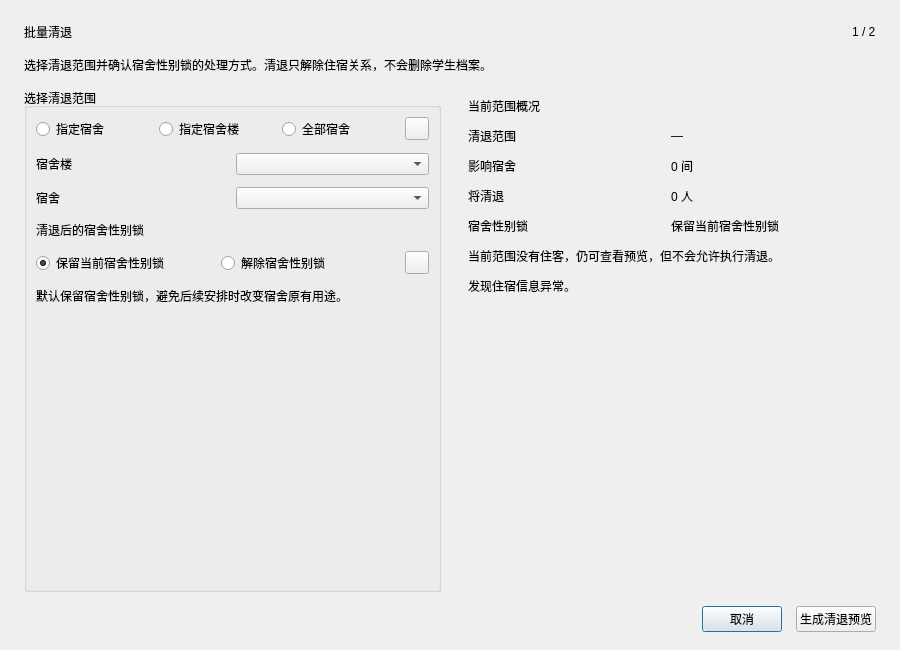
<?xml version="1.0" encoding="UTF-8"?>
<ui version="4.0">
 <class>BatchClearDialog</class>
 <widget class="QDialog" name="BatchClearDialog">
  <property name="geometry"><rect><x>0</x><y>0</y><width>900</width><height>650</height></rect></property>
  <property name="minimumSize"><size><width>680</width><height>500</height></size></property>
  <property name="windowTitle"><string>批量清退</string></property>
  <property name="modal"><bool>true</bool></property>
  <layout class="QVBoxLayout" name="dialogLayout">
   <property name="spacing"><number>14</number></property>
   <property name="leftMargin"><number>24</number></property><property name="topMargin"><number>22</number></property><property name="rightMargin"><number>24</number></property><property name="bottomMargin"><number>18</number></property>
   <item><widget class="QStackedWidget" name="pages">
    <property name="currentIndex"><number>0</number></property>
    <widget class="QWidget" name="selectionPage">
     <layout class="QVBoxLayout" name="selectionLayout">
      <property name="spacing"><number>14</number></property><property name="leftMargin"><number>0</number></property><property name="topMargin"><number>0</number></property><property name="rightMargin"><number>0</number></property><property name="bottomMargin"><number>0</number></property>
      <item><layout class="QHBoxLayout" name="selectionHeadingLayout"><item><widget class="QLabel" name="selectionHeadingLabel"><property name="text"><string>批量清退</string></property><property name="pageHeading" stdset="0"><bool>true</bool></property></widget></item><item><spacer name="selectionHeadingSpacer"><property name="orientation"><enum>Qt::Orientation::Horizontal</enum></property><property name="sizeHint" stdset="0"><size><width>20</width><height>20</height></size></property></spacer></item><item><widget class="QLabel" name="selectionStepLabel"><property name="text"><string>1 / 2</string></property><property name="pageDescription" stdset="0"><bool>true</bool></property></widget></item></layout></item>
      <item><widget class="QLabel" name="selectionDescriptionLabel"><property name="text"><string>选择清退范围并确认宿舍性别锁的处理方式。清退只解除住宿关系，不会删除学生档案。</string></property><property name="wordWrap"><bool>true</bool></property><property name="pageDescription" stdset="0"><bool>true</bool></property></widget></item>
      <item><layout class="QHBoxLayout" name="selectionContentLayout"><property name="spacing"><number>18</number></property>
       <item><widget class="QGroupBox" name="scopeGroupBox"><property name="title"><string>选择清退范围</string></property><layout class="QGridLayout" name="scopeLayout"><property name="verticalSpacing"><number>12</number></property>
        <item row="0" column="0" colspan="2"><layout class="QHBoxLayout" name="scopeRadioLayout"><item><widget class="QRadioButton" name="dormScopeRadio"><property name="text"><string>指定宿舍</string></property><property name="checked"><bool>true</bool></property></widget></item><item><widget class="QRadioButton" name="buildingScopeRadio"><property name="text"><string>指定宿舍楼</string></property></widget></item><item><widget class="QRadioButton" name="allScopeRadio"><property name="text"><string>全部宿舍</string></property></widget></item><item><widget class="infobutton" name="scopeInfoButton"><property name="toolTip"><string>指定宿舍适合日常局部清退；指定宿舍楼和全部宿舍属于高影响操作，需要在预览页勾选风险确认。</string></property></widget></item></layout></item>
        <item row="1" column="0"><widget class="QLabel" name="buildingLabel"><property name="text"><string>宿舍楼</string></property></widget></item><item row="1" column="1"><widget class="QComboBox" name="buildingCombo"/></item>
        <item row="2" column="0"><widget class="QLabel" name="dormLabel"><property name="text"><string>宿舍</string></property></widget></item><item row="2" column="1"><widget class="QComboBox" name="dormCombo"/></item>
        <item row="3" column="0" colspan="2"><widget class="QLabel" name="genderLockTitleLabel"><property name="text"><string>清退后的宿舍性别锁</string></property></widget></item>
        <item row="4" column="0" colspan="2"><layout class="QHBoxLayout" name="genderLockLayout"><item><widget class="QRadioButton" name="keepGenderRadio"><property name="text"><string>保留当前宿舍性别锁</string></property><property name="checked"><bool>true</bool></property></widget></item><item><widget class="QRadioButton" name="resetGenderRadio"><property name="text"><string>解除宿舍性别锁</string></property></widget></item><item><widget class="infobutton" name="genderLockInfoButton"><property name="toolTip"><string>解除后，空宿舍恢复为“未设置宿舍性别锁”，下一名符合楼栋性别要求的学生入住时会重新确定。</string></property></widget></item></layout></item>
        <item row="5" column="0" colspan="2"><widget class="QLabel" name="genderLockHintLabel"><property name="text"><string>默认保留宿舍性别锁，避免后续安排时改变宿舍原有用途。</string></property><property name="wordWrap"><bool>true</bool></property><property name="pageDescription" stdset="0"><bool>true</bool></property></widget></item>
        <item row="6" column="0" colspan="2"><spacer name="scopeSpacer"><property name="orientation"><enum>Qt::Orientation::Vertical</enum></property><property name="sizeHint" stdset="0"><size><width>20</width><height>40</height></size></property></spacer></item>
       </layout></widget></item>
       <item><widget class="QFrame" name="summaryFrame"><property name="statCard" stdset="0"><bool>true</bool></property><layout class="QGridLayout" name="summaryLayout"><property name="verticalSpacing"><number>12</number></property>
        <item row="0" column="0" colspan="2"><widget class="QLabel" name="summaryTitleLabel"><property name="text"><string>当前范围概况</string></property></widget></item>
        <item row="1" column="0"><widget class="QLabel" name="summaryScopeLabel"><property name="text"><string>清退范围</string></property><property name="pageDescription" stdset="0"><bool>true</bool></property></widget></item><item row="1" column="1"><widget class="QLabel" name="summaryScopeValue"><property name="text"><string>—</string></property><property name="wordWrap"><bool>true</bool></property></widget></item>
        <item row="2" column="0"><widget class="QLabel" name="summaryDormLabel"><property name="text"><string>影响宿舍</string></property><property name="pageDescription" stdset="0"><bool>true</bool></property></widget></item><item row="2" column="1"><widget class="QLabel" name="summaryDormValue"><property name="text"><string>0 间</string></property></widget></item>
        <item row="3" column="0"><widget class="QLabel" name="summaryStudentLabel"><property name="text"><string>将清退</string></property><property name="pageDescription" stdset="0"><bool>true</bool></property></widget></item><item row="3" column="1"><widget class="QLabel" name="summaryStudentValue"><property name="text"><string>0 人</string></property></widget></item>
        <item row="4" column="0"><widget class="QLabel" name="summaryGenderLabel"><property name="text"><string>宿舍性别锁</string></property><property name="pageDescription" stdset="0"><bool>true</bool></property></widget></item><item row="4" column="1"><widget class="QLabel" name="summaryGenderValue"><property name="text"><string>保留当前宿舍性别锁</string></property><property name="wordWrap"><bool>true</bool></property></widget></item>
        <item row="5" column="0" colspan="2"><widget class="QLabel" name="emptyHintLabel"><property name="text"><string>当前范围没有住客，仍可查看预览，但不会允许执行清退。</string></property><property name="wordWrap"><bool>true</bool></property><property name="pageDescription" stdset="0"><bool>true</bool></property></widget></item>
        <item row="6" column="0" colspan="2"><widget class="QLabel" name="summaryIssueLabel"><property name="text"><string>发现住宿信息异常。</string></property><property name="visible"><bool>false</bool></property><property name="wordWrap"><bool>true</bool></property><property name="fieldError" stdset="0"><bool>true</bool></property></widget></item>
        <item row="7" column="0" colspan="2"><spacer name="summarySpacer"><property name="orientation"><enum>Qt::Orientation::Vertical</enum></property><property name="sizeHint" stdset="0"><size><width>20</width><height>40</height></size></property></spacer></item>
       </layout></widget></item>
      </layout></item>
      <item><layout class="QHBoxLayout" name="selectionButtonLayout"><item><spacer name="selectionButtonSpacer"><property name="orientation"><enum>Qt::Orientation::Horizontal</enum></property><property name="sizeHint" stdset="0"><size><width>40</width><height>20</height></size></property></spacer></item><item><widget class="QPushButton" name="cancelButton"><property name="text"><string>取消</string></property></widget></item><item><widget class="QPushButton" name="previewButton"><property name="text"><string>生成清退预览</string></property><property name="primaryButton" stdset="0"><bool>true</bool></property></widget></item></layout></item>
     </layout>
    </widget>
    <widget class="QWidget" name="previewPage">
     <layout class="QVBoxLayout" name="previewLayout"><property name="spacing"><number>12</number></property><property name="leftMargin"><number>0</number></property><property name="topMargin"><number>0</number></property><property name="rightMargin"><number>0</number></property><property name="bottomMargin"><number>0</number></property>
      <item><layout class="QHBoxLayout" name="previewHeadingLayout"><item><widget class="QLabel" name="previewHeadingLabel"><property name="text"><string>核对清退影响</string></property><property name="pageHeading" stdset="0"><bool>true</bool></property></widget></item><item><spacer name="previewHeadingSpacer"><property name="orientation"><enum>Qt::Orientation::Horizontal</enum></property><property name="sizeHint" stdset="0"><size><width>20</width><height>20</height></size></property></spacer></item><item><widget class="QLabel" name="previewStepLabel"><property name="text"><string>2 / 2</string></property><property name="pageDescription" stdset="0"><bool>true</bool></property></widget></item></layout></item>
      <item><widget class="QLabel" name="previewStatusLabel"><property name="text"><string>预检结果</string></property><property name="wordWrap"><bool>true</bool></property></widget></item>
      <item><widget class="QFrame" name="previewSummaryFrame"><property name="statCard" stdset="0"><bool>true</bool></property><layout class="QHBoxLayout" name="previewSummaryLayout"><item><widget class="QLabel" name="previewScopeLabel"><property name="text"><string>范围</string></property><property name="pageDescription" stdset="0"><bool>true</bool></property></widget></item><item><widget class="QLabel" name="previewScopeValue"><property name="text"><string>—</string></property></widget></item><item><spacer name="previewSummarySpacer"><property name="orientation"><enum>Qt::Orientation::Horizontal</enum></property><property name="sizeHint" stdset="0"><size><width>20</width><height>20</height></size></property></spacer></item><item><widget class="QLabel" name="previewStudentLabel"><property name="text"><string>清退</string></property><property name="pageDescription" stdset="0"><bool>true</bool></property></widget></item><item><widget class="QLabel" name="previewStudentValue"><property name="text"><string>0 人</string></property></widget></item><item><widget class="QLabel" name="previewDormLabel"><property name="text"><string>影响</string></property><property name="pageDescription" stdset="0"><bool>true</bool></property></widget></item><item><widget class="QLabel" name="previewDormValue"><property name="text"><string>0 间</string></property></widget></item><item><widget class="QLabel" name="previewGenderValue"><property name="text"><string>保留当前宿舍性别锁</string></property></widget></item></layout></widget></item>
      <item><widget class="QTabWidget" name="previewTabs"><property name="currentIndex"><number>0</number></property>
       <widget class="QWidget" name="studentTab"><attribute name="title"><string>受影响学生</string></attribute><layout class="QVBoxLayout" name="studentTabLayout"><item><widget class="QTableWidget" name="studentTable"><property name="editTriggers"><set>QAbstractItemView::EditTrigger::NoEditTriggers</set></property><property name="selectionBehavior"><enum>QAbstractItemView::SelectionBehavior::SelectRows</enum></property><property name="alternatingRowColors"><bool>true</bool></property><property name="columnCount"><number>4</number></property><column><property name="text"><string>学号</string></property></column><column><property name="text"><string>姓名</string></property></column><column><property name="text"><string>当前位置</string></property></column><column><property name="text"><string>清退后</string></property></column></widget></item></layout></widget>
       <widget class="QWidget" name="dormTab"><attribute name="title"><string>受影响宿舍</string></attribute><layout class="QVBoxLayout" name="dormTabLayout"><item><widget class="QTableWidget" name="dormTable"><property name="editTriggers"><set>QAbstractItemView::EditTrigger::NoEditTriggers</set></property><property name="selectionBehavior"><enum>QAbstractItemView::SelectionBehavior::SelectRows</enum></property><property name="alternatingRowColors"><bool>true</bool></property><property name="columnCount"><number>4</number></property><column><property name="text"><string>宿舍楼</string></property></column><column><property name="text"><string>宿舍</string></property></column><column><property name="text"><string>当前宿舍性别锁</string></property></column><column><property name="text"><string>清退后宿舍性别锁</string></property></column></widget></item></layout></widget>
       <widget class="QWidget" name="issueTab"><attribute name="title"><string>住宿信息异常</string></attribute><layout class="QVBoxLayout" name="issueTabLayout"><item><widget class="QTableWidget" name="issueTable"><property name="editTriggers"><set>QAbstractItemView::EditTrigger::NoEditTriggers</set></property><property name="selectionBehavior"><enum>QAbstractItemView::SelectionBehavior::SelectRows</enum></property><property name="alternatingRowColors"><bool>true</bool></property><property name="columnCount"><number>4</number></property><column><property name="text"><string>学号</string></property></column><column><property name="text"><string>宿舍楼</string></property></column><column><property name="text"><string>宿舍</string></property></column><column><property name="text"><string>异常说明</string></property></column></widget></item><item><layout class="QHBoxLayout" name="issueButtonLayout"><item><spacer name="issueButtonSpacer"><property name="orientation"><enum>Qt::Orientation::Horizontal</enum></property><property name="sizeHint" stdset="0"><size><width>20</width><height>20</height></size></property></spacer></item><item><widget class="QPushButton" name="copyIssuesButton"><property name="text"><string>复制异常信息</string></property></widget></item></layout></item></layout></widget>
      </widget></item>
      <item><widget class="QCheckBox" name="riskCheckBox"><property name="text"><string>我已了解本次清退的影响</string></property></widget></item>
      <item><layout class="QHBoxLayout" name="previewButtonLayout"><item><widget class="QPushButton" name="backButton"><property name="text"><string>上一步</string></property></widget></item><item><spacer name="previewButtonSpacer"><property name="orientation"><enum>Qt::Orientation::Horizontal</enum></property><property name="sizeHint" stdset="0"><size><width>40</width><height>20</height></size></property></spacer></item><item><widget class="QPushButton" name="closeButton"><property name="text"><string>取消</string></property></widget></item><item><widget class="QPushButton" name="executeButton"><property name="text"><string>确认清退</string></property><property name="enabled"><bool>false</bool></property><property name="primaryButton" stdset="0"><bool>true</bool></property></widget></item></layout></item>
     </layout>
    </widget>
   </widget></item>
  </layout>
 </widget>
 <customwidgets><customwidget><class>infobutton</class><extends>QToolButton</extends><header>ui/infobutton.h</header></customwidget></customwidgets>
 <resources/>
 <connections/>
</ui>
